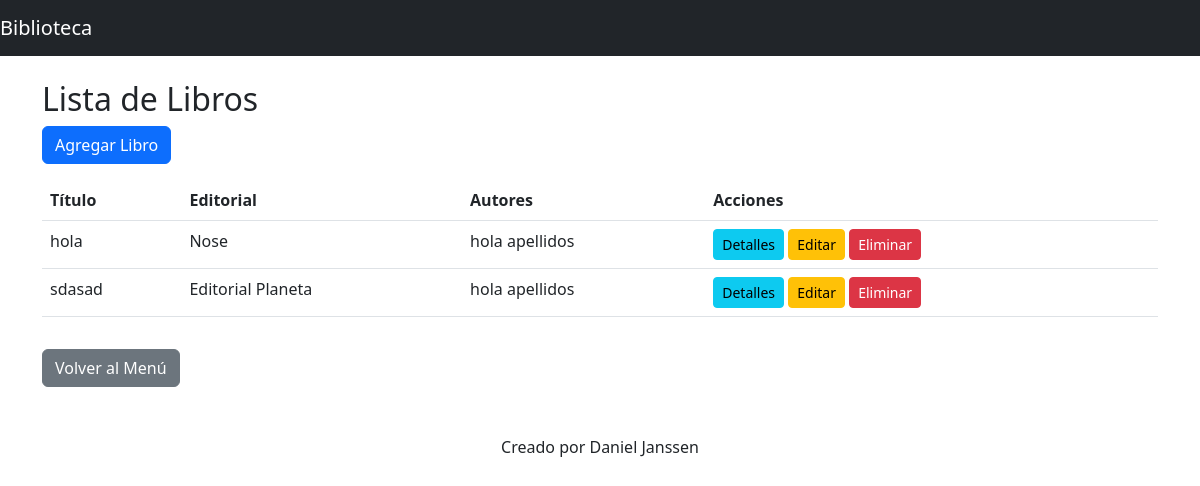
The page /books/ on the database its author committed.
### library/models.py (models this page shows, shortened)
class Book(models.Model):
    title = models.CharField(max_length=200)
    publication_date = models.DateField()
    editorial = models.ForeignKey(Editorial, on_delete=models.CASCADE)  # Asegurar que se llame "editorial"
    authors = models.ManyToManyField('Author')

class Editorial(models.Model):
    name = models.CharField(max_length=200)

class Author(models.Model):
    first_name = models.CharField(max_length=100)
    last_name = models.CharField(max_length=100)
    birth_date = models.DateField()
    def __str__(self):
        return f"{self.first_name} {self.last_name}"

### library/views.py (the view)
# urls.py: path('books/', views.book_list, name='book_list'),
def book_list(request):
    books = Book.objects.all()
    return render(request, 'library/book_list.html', {'books': books})

### library/templates/library/book_list.html (shortened to what this page needs)
{% extends 'library/base.html' %}
{% block content %}
<h2>Lista de Libros</h2>
<a href="{% url 'book_create' %}" class="btn btn-primary mb-3">Agregar Libro</a>
<table class="table">
    <thead>
        <tr>
            <th>Título</th>
            <th>Editorial</th>
            <th>Autores</th>
            <th>Acciones</th>
        </tr>
    </thead>
    <tbody>
        {% for book in books %}
        <tr>
            <td>{{ book.title }}</td>
            <td>{{ book.editorial.name }}</td>
            <td>{{ book.authors.all|join:", " }}</td>
            <td>
                <a href="{% url 'book_detail' book.id %}" class="btn btn-info btn-sm">Detalles</a>
                <a href="{% url 'book_edit' book.id %}" class="btn btn-warning btn-sm">Editar</a>
                <form action="{% url 'book_delete' book.id %}" method="post" style="display:inline;">
                    <button type="submit" class="btn btn-danger btn-sm">Eliminar</button>
                </form>
            </td>
        </tr>
        {% empty %}
        <tr>
            <td colspan="4" class="text-center">No hay libros registrados.</td>
        </tr>
        {% endfor %}
    </tbody>
</table>
<a href="{% url 'menu' %}" class="btn btn-secondary mt-3">Volver al Menú</a>
{% endblock %}

### rows shown on the page
Book: title "hola", editorial.name "Nose", authors.all "hola apellidos"
Book: title "sdasad", editorial.name "Editorial Planeta", authors.all "hola apellidos"
